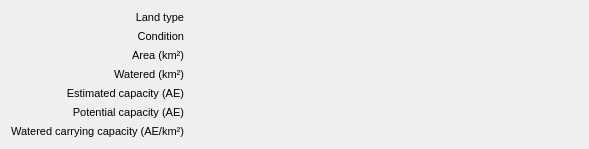
<?xml version="1.0" encoding="UTF-8"?>
<ui version="4.0">
 <class>Form</class>
 <widget class="QWidget" name="Form">
  <property name="geometry">
   <rect>
    <x>0</x>
    <y>0</y>
    <width>589</width>
    <height>134</height>
   </rect>
  </property>
  <property name="windowTitle">
   <string>Form</string>
  </property>
  <layout class="QVBoxLayout" name="verticalLayout">
   <item>
    <layout class="QGridLayout" name="gridLayout">
     <property name="sizeConstraint">
      <enum>QLayout::SetMaximumSize</enum>
     </property>
     <item row="6" column="0">
      <widget class="QLabel" name="potentialCapacityLabel">
       <property name="sizePolicy">
        <sizepolicy hsizetype="Minimum" vsizetype="Minimum">
         <horstretch>0</horstretch>
         <verstretch>0</verstretch>
        </sizepolicy>
       </property>
       <property name="font">
        <font>
         <pointsize>8</pointsize>
        </font>
       </property>
       <property name="text">
        <string notr="true">Potential capacity (AE)</string>
       </property>
       <property name="alignment">
        <set>Qt::AlignRight|Qt::AlignTrailing|Qt::AlignVCenter</set>
       </property>
      </widget>
     </item>
     <item row="2" column="0">
      <widget class="QLabel" name="conditionTypeLabel">
       <property name="sizePolicy">
        <sizepolicy hsizetype="Minimum" vsizetype="Minimum">
         <horstretch>0</horstretch>
         <verstretch>0</verstretch>
        </sizepolicy>
       </property>
       <property name="font">
        <font>
         <pointsize>8</pointsize>
        </font>
       </property>
       <property name="text">
        <string notr="true">Condition</string>
       </property>
       <property name="alignment">
        <set>Qt::AlignRight|Qt::AlignTrailing|Qt::AlignVCenter</set>
       </property>
      </widget>
     </item>
     <item row="4" column="0">
      <widget class="QLabel" name="wateredAreaLabel">
       <property name="sizePolicy">
        <sizepolicy hsizetype="Minimum" vsizetype="Minimum">
         <horstretch>0</horstretch>
         <verstretch>0</verstretch>
        </sizepolicy>
       </property>
       <property name="font">
        <font>
         <pointsize>8</pointsize>
        </font>
       </property>
       <property name="text">
        <string notr="true">Watered (km²)</string>
       </property>
       <property name="alignment">
        <set>Qt::AlignRight|Qt::AlignTrailing|Qt::AlignVCenter</set>
       </property>
      </widget>
     </item>
     <item row="7" column="1">
      <widget class="FormattedValues" name="estimatedCapacityPerAreaText">
       <property name="sizePolicy">
        <sizepolicy hsizetype="Expanding" vsizetype="Minimum">
         <horstretch>0</horstretch>
         <verstretch>0</verstretch>
        </sizepolicy>
       </property>
       <property name="font">
        <font>
         <pointsize>8</pointsize>
        </font>
       </property>
       <property name="text">
        <string/>
       </property>
      </widget>
     </item>
     <item row="3" column="1">
      <widget class="FormattedValues" name="areaText">
       <property name="sizePolicy">
        <sizepolicy hsizetype="Expanding" vsizetype="Minimum">
         <horstretch>0</horstretch>
         <verstretch>0</verstretch>
        </sizepolicy>
       </property>
       <property name="font">
        <font>
         <pointsize>8</pointsize>
        </font>
       </property>
       <property name="text">
        <string/>
       </property>
      </widget>
     </item>
     <item row="6" column="1">
      <widget class="FormattedValues" name="potentialCapacityText">
       <property name="sizePolicy">
        <sizepolicy hsizetype="Expanding" vsizetype="Minimum">
         <horstretch>0</horstretch>
         <verstretch>0</verstretch>
        </sizepolicy>
       </property>
       <property name="font">
        <font>
         <pointsize>8</pointsize>
        </font>
       </property>
       <property name="text">
        <string/>
       </property>
      </widget>
     </item>
     <item row="3" column="0">
      <widget class="QLabel" name="areaLabel">
       <property name="sizePolicy">
        <sizepolicy hsizetype="Minimum" vsizetype="Minimum">
         <horstretch>0</horstretch>
         <verstretch>0</verstretch>
        </sizepolicy>
       </property>
       <property name="font">
        <font>
         <pointsize>8</pointsize>
        </font>
       </property>
       <property name="text">
        <string notr="true">Area (km²)</string>
       </property>
       <property name="alignment">
        <set>Qt::AlignRight|Qt::AlignTrailing|Qt::AlignVCenter</set>
       </property>
      </widget>
     </item>
     <item row="1" column="0">
      <widget class="QLabel" name="landTypeNameLabel">
       <property name="sizePolicy">
        <sizepolicy hsizetype="Minimum" vsizetype="Minimum">
         <horstretch>0</horstretch>
         <verstretch>0</verstretch>
        </sizepolicy>
       </property>
       <property name="font">
        <font>
         <pointsize>8</pointsize>
        </font>
       </property>
       <property name="text">
        <string notr="true">Land type</string>
       </property>
       <property name="alignment">
        <set>Qt::AlignRight|Qt::AlignTrailing|Qt::AlignVCenter</set>
       </property>
      </widget>
     </item>
     <item row="1" column="1">
      <widget class="FormattedValues" name="landTypeNameText">
       <property name="sizePolicy">
        <sizepolicy hsizetype="Expanding" vsizetype="Minimum">
         <horstretch>0</horstretch>
         <verstretch>0</verstretch>
        </sizepolicy>
       </property>
       <property name="font">
        <font>
         <pointsize>8</pointsize>
        </font>
       </property>
       <property name="text">
        <string/>
       </property>
      </widget>
     </item>
     <item row="5" column="1">
      <widget class="FormattedValues" name="estimatedCapacityText">
       <property name="sizePolicy">
        <sizepolicy hsizetype="Expanding" vsizetype="Minimum">
         <horstretch>0</horstretch>
         <verstretch>0</verstretch>
        </sizepolicy>
       </property>
       <property name="font">
        <font>
         <pointsize>8</pointsize>
        </font>
       </property>
       <property name="text">
        <string/>
       </property>
      </widget>
     </item>
     <item row="7" column="0">
      <widget class="QLabel" name="estimatedCapacityPerAreaLabel">
       <property name="sizePolicy">
        <sizepolicy hsizetype="Minimum" vsizetype="Minimum">
         <horstretch>0</horstretch>
         <verstretch>0</verstretch>
        </sizepolicy>
       </property>
       <property name="font">
        <font>
         <pointsize>8</pointsize>
        </font>
       </property>
       <property name="text">
        <string notr="true">Watered carrying capacity (AE/km²)</string>
       </property>
       <property name="alignment">
        <set>Qt::AlignRight|Qt::AlignTrailing|Qt::AlignVCenter</set>
       </property>
      </widget>
     </item>
     <item row="5" column="0">
      <widget class="QLabel" name="estimatedCapacityLabel">
       <property name="sizePolicy">
        <sizepolicy hsizetype="Minimum" vsizetype="Minimum">
         <horstretch>0</horstretch>
         <verstretch>0</verstretch>
        </sizepolicy>
       </property>
       <property name="font">
        <font>
         <pointsize>8</pointsize>
        </font>
       </property>
       <property name="text">
        <string notr="true">Estimated capacity (AE)</string>
       </property>
       <property name="alignment">
        <set>Qt::AlignRight|Qt::AlignTrailing|Qt::AlignVCenter</set>
       </property>
      </widget>
     </item>
     <item row="2" column="1">
      <widget class="FormattedValues" name="conditionTypeText">
       <property name="sizePolicy">
        <sizepolicy hsizetype="Expanding" vsizetype="Minimum">
         <horstretch>0</horstretch>
         <verstretch>0</verstretch>
        </sizepolicy>
       </property>
       <property name="font">
        <font>
         <pointsize>8</pointsize>
        </font>
       </property>
       <property name="text">
        <string/>
       </property>
      </widget>
     </item>
     <item row="4" column="1">
      <widget class="FormattedValues" name="wateredAreaText">
       <property name="sizePolicy">
        <sizepolicy hsizetype="Expanding" vsizetype="Minimum">
         <horstretch>0</horstretch>
         <verstretch>0</verstretch>
        </sizepolicy>
       </property>
       <property name="font">
        <font>
         <pointsize>8</pointsize>
        </font>
       </property>
       <property name="text">
        <string/>
       </property>
      </widget>
     </item>
    </layout>
   </item>
  </layout>
 </widget>
 <customwidgets>
  <customwidget>
   <class>FormattedValues</class>
   <extends>QLabel</extends>
   <header>paddock_power/src/widgets/details/formatted_values</header>
  </customwidget>
 </customwidgets>
 <resources/>
 <connections/>
</ui>
